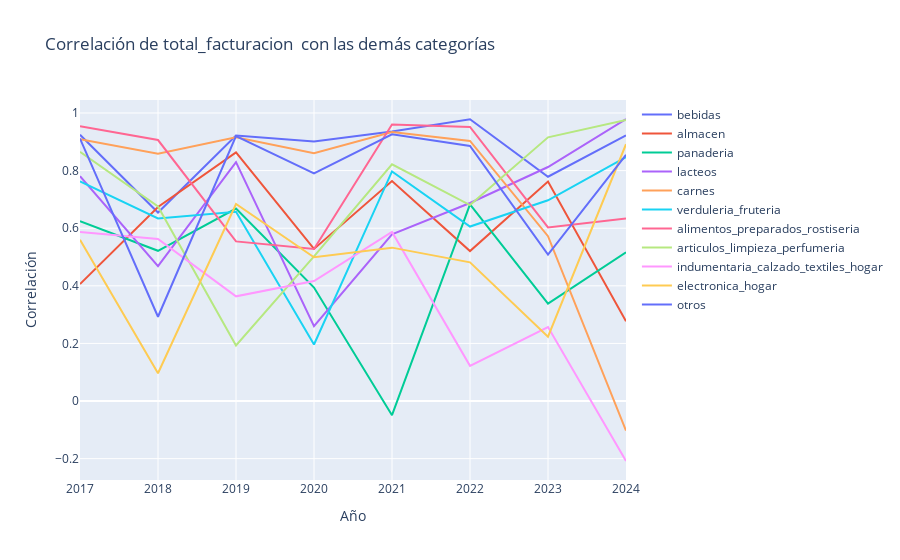
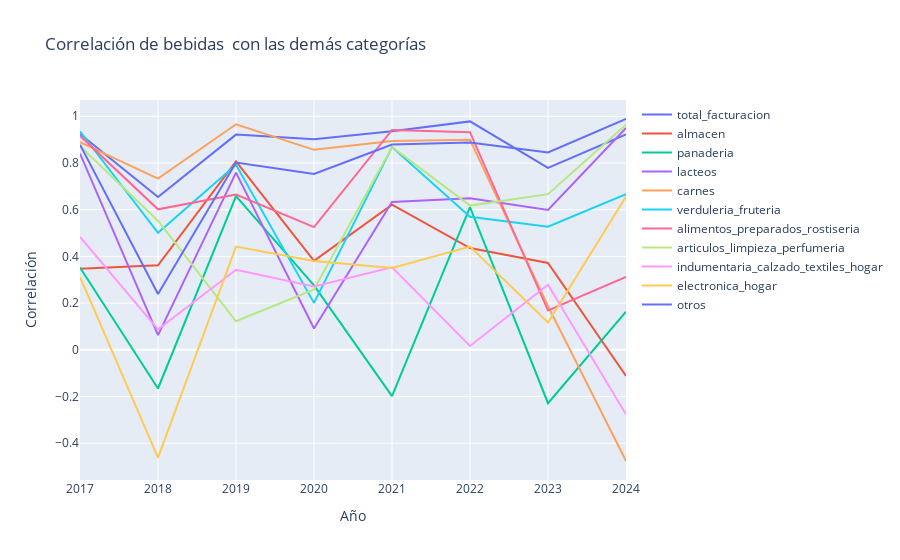
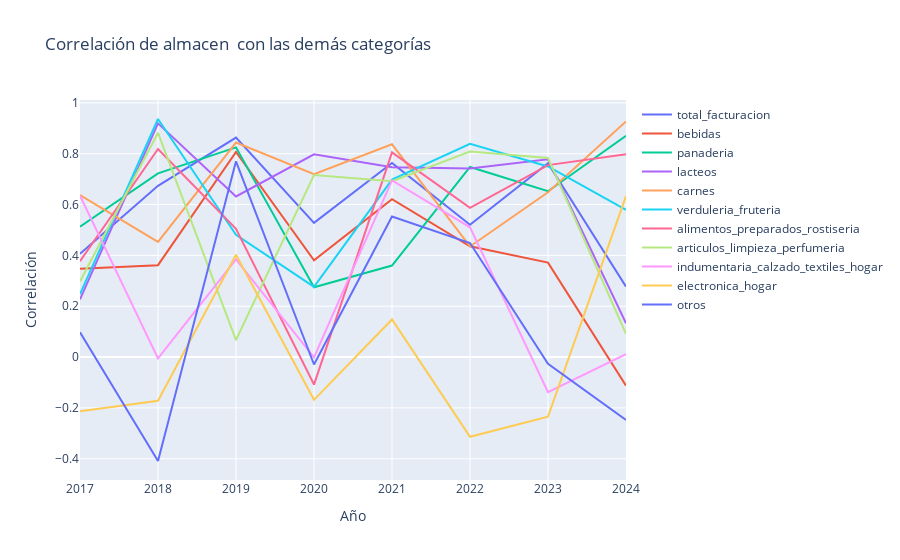
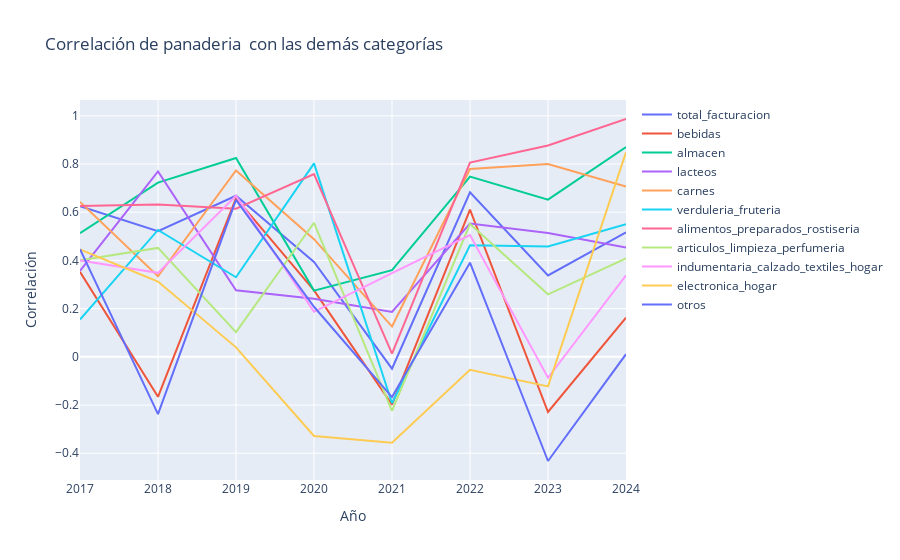

Notebook source saved alongside these figures, in order:
### Markdown cell above
Haremos la grafica de la correlaccion

### Code cell
columnas_mtz = mtz_corr.columns


for column in columnas:

    #Buscamos la correlaccion de cada categoria con las demas, y borramos la 
    #identidad, ya que presenta una correlaccion de la serie consigo misma.
    data = mtz_corr[mtz_corr.index == column].drop(column,axis=1)


    #Columnas de los datos a plotear
    columns_data = list(data.columns)

    #Eliminamos la columna de años
    columns_data.remove('anio')

    
    # Crear una figura
    fig = go.Figure()


    for column_data in columns_data:

        fig.add_trace(go.Scatter(x=pd.unique(data['anio']), y=data[column_data], mode='lines', name=column_data))

  # Configurar layout
    fig.update_layout(
        title=f'Correlación de {column}  con las demás categorías',
        xaxis_title='Año',
        yaxis_title='Correlación',
        hovermode='x unified'
    )
    fig.show()

### Figure 1 — Plotly figure (JSON) as saved in the notebook; plotly's stock layout.template omitted (floating-point values rounded to 4 significant figures)
{"data": [{"mode": "lines", "name": "bebidas", "type": "scatter", "x": [2017, 2018, 2019, 2020, 2021, 2022, 2023, 2024], "y": [0.9244, 0.6547, 0.9215, 0.9015, 0.9362, 0.9781, 0.7787, 0.922]}, {"mode": "lines", "name": "almacen", "type": "scatter", "x": [2017, 2018, 2019, 2020, 2021, 2022, 2023, 2024], "y": [0.406, 0.6737, 0.8633, 0.5281, 0.7638, 0.5207, 0.7623, 0.2771]}, {"mode": "lines", "name": "panaderia", "type": "scatter", "x": [2017, 2018, 2019, 2020, 2021, 2022, 2023, 2024], "y": [0.6247, 0.5216, 0.6684, 0.3939, -0.04915, 0.6827, 0.3379, 0.5163]}, {"mode": "lines", "name": "lacteos", "type": "scatter", "x": [2017, 2018, 2019, 2020, 2021, 2022, 2023, 2024], "y": [0.7806, 0.4682, 0.8293, 0.2602, 0.5789, 0.6876, 0.8125, 0.9792]}, {"mode": "lines", "name": "carnes", "type": "scatter", "x": [2017, 2018, 2019, 2020, 2021, 2022, 2023, 2024], "y": [0.9088, 0.8587, 0.9156, 0.8606, 0.9341, 0.9028, 0.5723, -0.1025]}, {"mode": "lines", "name": "verduleria_fruteria", "type": "scatter", "x": [2017, 2018, 2019, 2020, 2021, 2022, 2023, 2024], "y": [0.7627, 0.6341, 0.6568, 0.1963, 0.7972, 0.6057, 0.697, 0.8467]}, {"mode": "lines", "name": "alimentos_preparados_rostiseria", "type": "scatter", "x": [2017, 2018, 2019, 2020, 2021, 2022, 2023, 2024], "y": [0.9539, 0.9061, 0.5542, 0.5279, 0.9601, 0.9516, 0.6026, 0.6339]}, {"mode": "lines", "name": "articulos_limpieza_perfumeria", "type": "scatter", "x": [2017, 2018, 2019, 2020, 2021, 2022, 2023, 2024], "y": [0.865, 0.6755, 0.1927, 0.5023, 0.8219, 0.6802, 0.9155, 0.9758]}, {"mode": "lines", "name": "indumentaria_calzado_textiles_hogar", "type": "scatter", "x": [2017, 2018, 2019, 2020, 2021, 2022, 2023, 2024], "y": [0.5873, 0.5626, 0.3636, 0.4166, 0.5869, 0.1221, 0.2571, -0.2082]}, {"mode": "lines", "name": "electronica_hogar", "type": "scatter", "x": [2017, 2018, 2019, 2020, 2021, 2022, 2023, 2024], "y": [0.5602, 0.09648, 0.684, 0.4992, 0.5326, 0.4816, 0.2232, 0.8915]}, {"mode": "lines", "name": "otros", "type": "scatter", "x": [2017, 2018, 2019, 2020, 2021, 2022, 2023, 2024], "y": [0.9112, 0.2926, 0.9197, 0.79, 0.9262, 0.8853, 0.5085, 0.855]}], "layout": {"hovermode": "x unified", "title": {"text": "Correlación de total_facturacion  con las demás categorías"}, "xaxis": {"title": {"text": "Año"}}, "yaxis": {"title": {"text": "Correlación"}}}}

### Figure 2 — Plotly figure (JSON) as saved in the notebook; plotly's stock layout.template omitted (floating-point values rounded to 4 significant figures)
{"data": [{"mode": "lines", "name": "total_facturacion", "type": "scatter", "x": [2017, 2018, 2019, 2020, 2021, 2022, 2023, 2024], "y": [0.9244, 0.6547, 0.9215, 0.9015, 0.9362, 0.9781, 0.7787, 0.922]}, {"mode": "lines", "name": "almacen", "type": "scatter", "x": [2017, 2018, 2019, 2020, 2021, 2022, 2023, 2024], "y": [0.3472, 0.3616, 0.8069, 0.3807, 0.6212, 0.4359, 0.3716, -0.1123]}, {"mode": "lines", "name": "panaderia", "type": "scatter", "x": [2017, 2018, 2019, 2020, 2021, 2022, 2023, 2024], "y": [0.3527, -0.1657, 0.6584, 0.2758, -0.1983, 0.6113, -0.2288, 0.1629]}, {"mode": "lines", "name": "lacteos", "type": "scatter", "x": [2017, 2018, 2019, 2020, 2021, 2022, 2023, 2024], "y": [0.8404, 0.06312, 0.7587, 0.09114, 0.6327, 0.6485, 0.5985, 0.9496]}, {"mode": "lines", "name": "carnes", "type": "scatter", "x": [2017, 2018, 2019, 2020, 2021, 2022, 2023, 2024], "y": [0.889, 0.733, 0.9659, 0.8563, 0.8946, 0.8997, 0.1872, -0.4762]}, {"mode": "lines", "name": "verduleria_fruteria", "type": "scatter", "x": [2017, 2018, 2019, 2020, 2021, 2022, 2023, 2024], "y": [0.9351, 0.5013, 0.7925, 0.2009, 0.8682, 0.5695, 0.5271, 0.6665]}, {"mode": "lines", "name": "alimentos_preparados_rostiseria", "type": "scatter", "x": [2017, 2018, 2019, 2020, 2021, 2022, 2023, 2024], "y": [0.9166, 0.6016, 0.6648, 0.5254, 0.9416, 0.9321, 0.1682, 0.3119]}, {"mode": "lines", "name": "articulos_limpieza_perfumeria", "type": "scatter", "x": [2017, 2018, 2019, 2020, 2021, 2022, 2023, 2024], "y": [0.872, 0.553, 0.1223, 0.2583, 0.8686, 0.6176, 0.6665, 0.9642]}, {"mode": "lines", "name": "indumentaria_calzado_textiles_hogar", "type": "scatter", "x": [2017, 2018, 2019, 2020, 2021, 2022, 2023, 2024], "y": [0.483, 0.08775, 0.343, 0.2713, 0.3529, 0.0162, 0.2788, -0.2763]}, {"mode": "lines", "name": "electronica_hogar", "type": "scatter", "x": [2017, 2018, 2019, 2020, 2021, 2022, 2023, 2024], "y": [0.3121, -0.4617, 0.4423, 0.3808, 0.3501, 0.4421, 0.1168, 0.656]}, {"mode": "lines", "name": "otros", "type": "scatter", "x": [2017, 2018, 2019, 2020, 2021, 2022, 2023, 2024], "y": [0.8785, 0.2389, 0.8017, 0.7531, 0.8788, 0.8882, 0.8451, 0.9884]}], "layout": {"hovermode": "x unified", "title": {"text": "Correlación de bebidas  con las demás categorías"}, "xaxis": {"title": {"text": "Año"}}, "yaxis": {"title": {"text": "Correlación"}}}}

### Figure 3 — Plotly figure (JSON) as saved in the notebook; plotly's stock layout.template omitted (floating-point values rounded to 4 significant figures)
{"data": [{"mode": "lines", "name": "total_facturacion", "type": "scatter", "x": [2017, 2018, 2019, 2020, 2021, 2022, 2023, 2024], "y": [0.406, 0.6737, 0.8633, 0.5281, 0.7638, 0.5207, 0.7623, 0.2771]}, {"mode": "lines", "name": "bebidas", "type": "scatter", "x": [2017, 2018, 2019, 2020, 2021, 2022, 2023, 2024], "y": [0.3472, 0.3616, 0.8069, 0.3807, 0.6212, 0.4359, 0.3716, -0.1123]}, {"mode": "lines", "name": "panaderia", "type": "scatter", "x": [2017, 2018, 2019, 2020, 2021, 2022, 2023, 2024], "y": [0.513, 0.7227, 0.825, 0.2748, 0.3599, 0.748, 0.6525, 0.8702]}, {"mode": "lines", "name": "lacteos", "type": "scatter", "x": [2017, 2018, 2019, 2020, 2021, 2022, 2023, 2024], "y": [0.2267, 0.9195, 0.6317, 0.7975, 0.7471, 0.7416, 0.7778, 0.1329]}, {"mode": "lines", "name": "carnes", "type": "scatter", "x": [2017, 2018, 2019, 2020, 2021, 2022, 2023, 2024], "y": [0.6373, 0.4533, 0.844, 0.7196, 0.8371, 0.4351, 0.6485, 0.9272]}, {"mode": "lines", "name": "verduleria_fruteria", "type": "scatter", "x": [2017, 2018, 2019, 2020, 2021, 2022, 2023, 2024], "y": [0.2473, 0.9366, 0.4806, 0.276, 0.6981, 0.8391, 0.7497, 0.5789]}, {"mode": "lines", "name": "alimentos_preparados_rostiseria", "type": "scatter", "x": [2017, 2018, 2019, 2020, 2021, 2022, 2023, 2024], "y": [0.3774, 0.8185, 0.5047, -0.1082, 0.8055, 0.5872, 0.7551, 0.7977]}, {"mode": "lines", "name": "articulos_limpieza_perfumeria", "type": "scatter", "x": [2017, 2018, 2019, 2020, 2021, 2022, 2023, 2024], "y": [0.2976, 0.8823, 0.06703, 0.7164, 0.6916, 0.8083, 0.7833, 0.09151]}, {"mode": "lines", "name": "indumentaria_calzado_textiles_hogar", "type": "scatter", "x": [2017, 2018, 2019, 2020, 2021, 2022, 2023, 2024], "y": [0.635, -0.005523, 0.3841, -0.001339, 0.6948, 0.5105, -0.1382, 0.01113]}, {"mode": "lines", "name": "electronica_hogar", "type": "scatter", "x": [2017, 2018, 2019, 2020, 2021, 2022, 2023, 2024], "y": [-0.2129, -0.1719, 0.4025, -0.1682, 0.148, -0.3137, -0.2344, 0.6331]}, {"mode": "lines", "name": "otros", "type": "scatter", "x": [2017, 2018, 2019, 2020, 2021, 2022, 2023, 2024], "y": [0.09772, -0.4089, 0.7699, -0.02928, 0.5527, 0.4485, -0.02606, -0.2476]}], "layout": {"hovermode": "x unified", "title": {"text": "Correlación de almacen  con las demás categorías"}, "xaxis": {"title": {"text": "Año"}}, "yaxis": {"title": {"text": "Correlación"}}}}

### Figure 4 — Plotly figure (JSON) as saved in the notebook; plotly's stock layout.template omitted (floating-point values rounded to 4 significant figures)
{"data": [{"mode": "lines", "name": "total_facturacion", "type": "scatter", "x": [2017, 2018, 2019, 2020, 2021, 2022, 2023, 2024], "y": [0.6247, 0.5216, 0.6684, 0.3939, -0.04915, 0.6827, 0.3379, 0.5163]}, {"mode": "lines", "name": "bebidas", "type": "scatter", "x": [2017, 2018, 2019, 2020, 2021, 2022, 2023, 2024], "y": [0.3527, -0.1657, 0.6584, 0.2758, -0.1983, 0.6113, -0.2288, 0.1629]}, {"mode": "lines", "name": "almacen", "type": "scatter", "x": [2017, 2018, 2019, 2020, 2021, 2022, 2023, 2024], "y": [0.513, 0.7227, 0.825, 0.2748, 0.3599, 0.748, 0.6525, 0.8702]}, {"mode": "lines", "name": "lacteos", "type": "scatter", "x": [2017, 2018, 2019, 2020, 2021, 2022, 2023, 2024], "y": [0.3571, 0.7696, 0.2764, 0.2407, 0.1863, 0.5532, 0.5142, 0.4539]}, {"mode": "lines", "name": "carnes", "type": "scatter", "x": [2017, 2018, 2019, 2020, 2021, 2022, 2023, 2024], "y": [0.6431, 0.3344, 0.7734, 0.4884, 0.1257, 0.7793, 0.7998, 0.7061]}, {"mode": "lines", "name": "verduleria_fruteria", "type": "scatter", "x": [2017, 2018, 2019, 2020, 2021, 2022, 2023, 2024], "y": [0.155, 0.5266, 0.3303, 0.8028, -0.1924, 0.463, 0.4575, 0.5506]}, {"mode": "lines", "name": "alimentos_preparados_rostiseria", "type": "scatter", "x": [2017, 2018, 2019, 2020, 2021, 2022, 2023, 2024], "y": [0.6256, 0.6326, 0.6148, 0.7579, 0.0135, 0.8062, 0.8772, 0.9869]}, {"mode": "lines", "name": "articulos_limpieza_perfumeria", "type": "scatter", "x": [2017, 2018, 2019, 2020, 2021, 2022, 2023, 2024], "y": [0.4007, 0.452, 0.1024, 0.5563, -0.2239, 0.551, 0.2595, 0.4089]}, {"mode": "lines", "name": "indumentaria_calzado_textiles_hogar", "type": "scatter", "x": [2017, 2018, 2019, 2020, 2021, 2022, 2023, 2024], "y": [0.3995, 0.3485, 0.668, 0.1869, 0.3477, 0.5053, -0.08683, 0.3378]}, {"mode": "lines", "name": "electronica_hogar", "type": "scatter", "x": [2017, 2018, 2019, 2020, 2021, 2022, 2023, 2024], "y": [0.4455, 0.3124, 0.03941, -0.3283, -0.3563, -0.05363, -0.1227, 0.8482]}, {"mode": "lines", "name": "otros", "type": "scatter", "x": [2017, 2018, 2019, 2020, 2021, 2022, 2023, 2024], "y": [0.4463, -0.2377, 0.6512, 0.2078, -0.167, 0.3907, -0.4321, 0.01108]}], "layout": {"hovermode": "x unified", "title": {"text": "Correlación de panaderia  con las demás categorías"}, "xaxis": {"title": {"text": "Año"}}, "yaxis": {"title": {"text": "Correlación"}}}}
